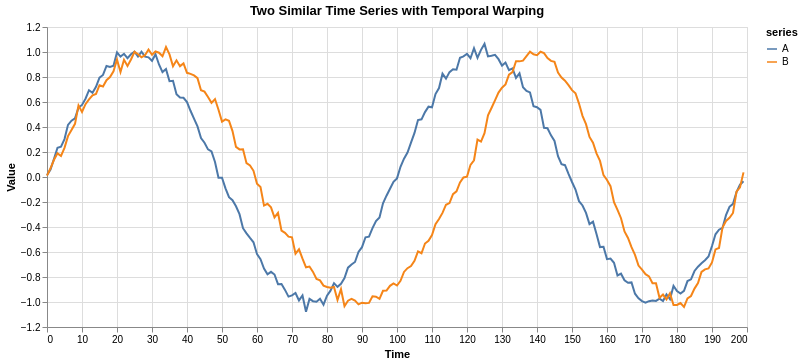

Notebook code cell kept with this figure:
### Code cell
lines = (
    alt.Chart(long_form).mark_line(strokeWidth=2).encode(
    x=alt.X("x:Q", title="Time"),
    y=alt.Y("y:Q", title="Value"),
    color="series:N",
).properties(
    width=700, height=300, title="Two Similar Time Series with Temporal Warping"
))
lines

### Figure 1 — Vega-Lite specification as saved in the notebook (floating-point values rounded to 4 significant figures; data arrays with more than 128 entries replaced by an {"elided": "..."} marker saying what was removed)
{"config": {"view": {"continuousWidth": 300, "continuousHeight": 300}}, "data": {"name": "data-69a456b76cfee6fc7d93dec129301df5"}, "mark": {"type": "line", "strokeWidth": 2}, "encoding": {"color": {"field": "series", "type": "nominal"}, "x": {"field": "x", "title": "Time", "type": "quantitative"}, "y": {"field": "y", "title": "Value", "type": "quantitative"}}, "height": 300, "title": "Two Similar Time Series with Temporal Warping", "width": 700, "$schema": "https://vega.github.io/schema/vega-lite/v6.4.1.json", "datasets": {"data-69a456b76cfee6fc7d93dec129301df5": {"elided": "400 records"}}}
